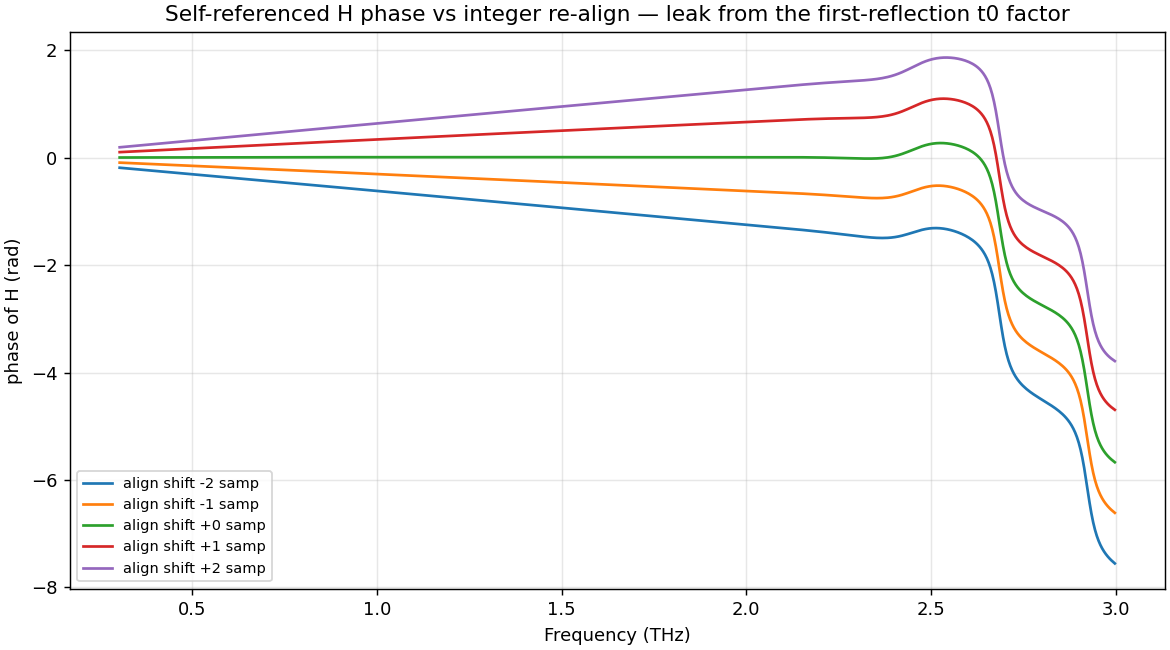

Reproduce this figure in Python.
"""AUDIT 1: does align_to_reference inject a spurious phase into the self-referenced H?

Hypothesis (derived analytically): in the shared-axis self-reference path,
    H = (Y2_s/Y1_s) / (Y2_r/Y1_r),
and fft_spectrum multiplies the FIRST reflection spectrum by exp(-2πi f t0) (absolute-time
phase reference) but NOT the second. So

    H_measured = H_physical * exp(+2πi f (t0_sample - t0_reference)).

align_to_reference shifts ONLY the sample's time axis by `integer_shift` (the reference is the
untouched T0 anchor). That makes t0_sample - t0_reference = integer_shift, so a pure axis
relabel — which should be physically irrelevant after self-referencing — leaks in as a linear
phase exp(2πi f * integer_shift). A 1-sample re-align is a big high-frequency phase error.

This script reproduces the mechanism on SYNTHETIC two-pulse traces using the SAME math the
adapter uses (rfft + the first-reflection exp(-2πi f t0) factor + the self-ref ratio), with NO
GUI and NO real data dependency, and checks the leaked phase equals the prediction to ~1e-12.

Run:  PYTHONPATH=. ../.venv/Scripts/python.exe explorations/reflection_phase_and_windowing/audit_align_to_reference_phase_leak.py
"""

from __future__ import annotations

import os

import numpy as np

import matplotlib
matplotlib.use("Agg")
import matplotlib.pyplot as plt


SPEED_OF_LIGHT = 299_792_458.0


def gaussian_pulse(time_s, centre_s, width_s, amplitude):
    return amplitude * np.exp(-0.5 * ((time_s - centre_s) / width_s) ** 2)


def make_trace(time_s, front_centre_s, back_centre_s, back_amp, back_width_s):
    """A two-pulse reflection trace: front (window) pulse + back (sample) pulse."""
    front = gaussian_pulse(time_s, front_centre_s, 0.30e-12, 1.0)
    back = gaussian_pulse(time_s, back_centre_s, back_width_s, back_amp)
    return front + back


def segment_spectrum(time_s, amplitude, n_fft, apply_absolute_time_factor):
    """rfft of a segment; optionally apply the first-reflection exp(-2πi f t0) factor."""
    spectrum = np.fft.rfft(amplitude, n=n_fft)
    freq = np.fft.rfftfreq(n_fft, float(np.median(np.diff(time_s))))
    if apply_absolute_time_factor:
        spectrum = spectrum * np.exp(-2j * np.pi * freq * time_s[0])
    return freq, spectrum


def windowed(time_s, amplitude, centre_s, half_width_s):
    """Isolate one pulse with a Hann window centred at `centre_s` (full length kept)."""
    mask = np.abs(time_s - centre_s) <= half_width_s
    out = np.zeros_like(amplitude)
    idx = np.where(mask)[0]
    if idx.size:
        win = 0.5 * (1 - np.cos(2 * np.pi * (np.arange(idx.size)) / (idx.size - 1)))
        out[idx] = amplitude[idx] * win
    return out


def self_referenced_H(time_s, ref_trace, samp_trace, regions, n_fft):
    """Reproduce the shared-axis self-ref H exactly as the adapter forms it."""
    (front_c, front_hw), (back_c, back_hw) = regions
    # second reflection: NO absolute-time factor; first reflection: WITH factor.
    _, Y2_r = segment_spectrum(time_s, windowed(time_s, ref_trace, back_c, back_hw), n_fft, False)
    _, Y2_s = segment_spectrum(time_s, windowed(time_s, samp_trace, back_c, back_hw), n_fft, False)
    freq, Y1_r = segment_spectrum(time_s, windowed(time_s, ref_trace, front_c, front_hw), n_fft, True)
    _, Y1_s = segment_spectrum(time_s, windowed(time_s, samp_trace, front_c, front_hw), n_fft, True)
    H = (Y2_s / Y2_r) * (Y1_r / Y1_s)   # = (Y2_s/Y1_s)/(Y2_r/Y1_r)
    return freq, H


def main():
    dt = 0.05e-12
    time_s = np.arange(0.0, 40e-12, dt)
    n_fft = 4096

    # Front pulses coincident (window reflection is reference-invariant); sample back pulse
    # is a slightly broadened, reduced echo (stands in for a real CNT/Si reflection).
    front_c = 8.0e-12
    back_c = 20.0e-12
    ref_trace = make_trace(time_s, front_c, back_c, back_amp=0.45, back_width_s=0.30e-12)
    samp_trace = make_trace(time_s, front_c, back_c, back_amp=0.62, back_width_s=0.42e-12)

    regions = ((front_c, 2.0e-12), (back_c, 2.0e-12))

    # Baseline H with sample and reference on the SAME axis (align OFF).
    freq, H_aligned_off = self_referenced_H(time_s, ref_trace, samp_trace, regions, n_fft)

    print("=== AUDIT 1: align_to_reference phase leak (synthetic, adapter math) ===")
    print(f"dt = {dt*1e12:.3f} ps, n_fft = {n_fft}")

    # Now emulate align_to_reference: shift ONLY the sample's time AXIS by integer samples
    # (a relabel, exactly what the adapter does: data[:,0] += integer_shift). The reference
    # is untouched. Compare H for several integer shifts.
    band = (freq >= 0.3e12) & (freq <= 3.0e12)
    print("\nInteger-sample re-align -> phase change in H (should be ZERO if align were safe):")
    max_leak = {}
    for n_shift in (-2, -1, 0, 1, 2):
        shifted_time = time_s + n_shift * dt
        # sample uses shifted axis; reference uses original axis
        (front_c0, front_hw), (back_c0, back_hw) = regions
        _, Y2_r = segment_spectrum(time_s, windowed(time_s, ref_trace, back_c0, back_hw), n_fft, False)
        _, Y2_s = segment_spectrum(shifted_time, windowed(shifted_time, samp_trace, back_c0 + n_shift*dt, back_hw), n_fft, False)
        f2, Y1_r = segment_spectrum(time_s, windowed(time_s, ref_trace, front_c0, front_hw), n_fft, True)
        _, Y1_s = segment_spectrum(shifted_time, windowed(shifted_time, samp_trace, front_c0 + n_shift*dt, front_hw), n_fft, True)
        H_shift = (Y2_s / Y2_r) * (Y1_r / Y1_s)

        leaked_phase = np.angle(H_shift[band] / H_aligned_off[band])
        predicted = np.angle(np.exp(2j * np.pi * freq[band] * (n_shift * dt)))
        residual = np.angle(np.exp(1j * (leaked_phase - predicted)))
        max_leak[n_shift] = np.max(np.abs(leaked_phase))
        print(f"  shift {n_shift:+d} samp ({n_shift*dt*1e12:+.3f} ps): "
              f"max |Δφ(H)| in 0.3-3 THz = {np.rad2deg(np.max(np.abs(leaked_phase))):6.1f} deg ; "
              f"matches exp(2πi f Δ) prediction to {np.max(np.abs(residual)):.1e} rad")

    one_sample_deg = np.rad2deg(max_leak[1])
    print(f"\nVERDICT: a SINGLE-sample re-align injects up to {one_sample_deg:.0f} deg of phase "
          f"error into H across the band — purely from relabelling the sample's time axis.")
    print("This is the 'minor realignments -> huge discrepancies' the audit flagged, and it is")
    print("ZERO when align is off (sample & reference share t0). The leak = exp(2πi f * shift),")
    print("i.e. the asymmetric first-reflection exp(-2πi f t0) factor not cancelling once the")
    print("sample axis is moved relative to the (unshifted) reference.")

    # Figure: phase of H for each shift.
    figure, axis = plt.subplots(figsize=(9, 5), layout="constrained")
    f_thz = freq[band] * 1e-12
    for n_shift in (-2, -1, 0, 1, 2):
        shifted_time = time_s + n_shift * dt
        (front_c0, front_hw), (back_c0, back_hw) = regions
        _, Y2_r = segment_spectrum(time_s, windowed(time_s, ref_trace, back_c0, back_hw), n_fft, False)
        _, Y2_s = segment_spectrum(shifted_time, windowed(shifted_time, samp_trace, back_c0 + n_shift*dt, back_hw), n_fft, False)
        _, Y1_r = segment_spectrum(time_s, windowed(time_s, ref_trace, front_c0, front_hw), n_fft, True)
        _, Y1_s = segment_spectrum(shifted_time, windowed(shifted_time, samp_trace, front_c0 + n_shift*dt, front_hw), n_fft, True)
        H_shift = (Y2_s / Y2_r) * (Y1_r / Y1_s)
        axis.plot(f_thz, np.unwrap(np.angle(H_shift[band])), label=f"align shift {n_shift:+d} samp")
    axis.set_xlabel("Frequency (THz)")
    axis.set_ylabel("phase of H (rad)")
    axis.set_title("Self-referenced H phase vs integer re-align — leak from the first-reflection t0 factor")
    axis.legend(fontsize=8)
    axis.grid(alpha=0.3)
    out = os.path.join(os.path.dirname(__file__), "audit_align_to_reference_phase_leak.png")
    figure.savefig(out, dpi=130)
    print(f"\nSaved figure: {out}")


if __name__ == "__main__":
    main()
